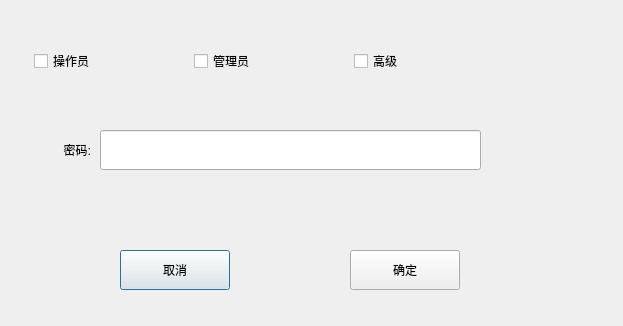
<?xml version="1.0" encoding="UTF-8"?>
<ui version="4.0">
 <class>LoginDialog</class>
 <widget class="QDialog" name="LoginDialog">
  <property name="geometry">
   <rect>
    <x>0</x>
    <y>0</y>
    <width>623</width>
    <height>326</height>
   </rect>
  </property>
  <property name="windowTitle">
   <string>Dialog</string>
  </property>
  <widget class="QLineEdit" name="eidtPasswd">
   <property name="geometry">
    <rect>
     <x>100</x>
     <y>130</y>
     <width>381</width>
     <height>40</height>
    </rect>
   </property>
   <property name="minimumSize">
    <size>
     <width>0</width>
     <height>40</height>
    </size>
   </property>
   <property name="maximumSize">
    <size>
     <width>16777215</width>
     <height>40</height>
    </size>
   </property>
   <property name="frame">
    <bool>true</bool>
   </property>
   <property name="echoMode">
    <enum>QLineEdit::Password</enum>
   </property>
  </widget>
  <widget class="QLabel" name="label">
   <property name="geometry">
    <rect>
     <x>10</x>
     <y>130</y>
     <width>81</width>
     <height>40</height>
    </rect>
   </property>
   <property name="minimumSize">
    <size>
     <width>0</width>
     <height>40</height>
    </size>
   </property>
   <property name="maximumSize">
    <size>
     <width>16777215</width>
     <height>40</height>
    </size>
   </property>
   <property name="text">
    <string>密码:</string>
   </property>
   <property name="alignment">
    <set>Qt::AlignRight|Qt::AlignTrailing|Qt::AlignVCenter</set>
   </property>
  </widget>
  <widget class="QPushButton" name="btnCancle">
   <property name="geometry">
    <rect>
     <x>120</x>
     <y>250</y>
     <width>110</width>
     <height>40</height>
    </rect>
   </property>
   <property name="text">
    <string>取消</string>
   </property>
  </widget>
  <widget class="QPushButton" name="btnOK">
   <property name="geometry">
    <rect>
     <x>350</x>
     <y>250</y>
     <width>110</width>
     <height>40</height>
    </rect>
   </property>
   <property name="text">
    <string>确定</string>
   </property>
  </widget>
  <widget class="QWidget" name="layoutWidget">
   <property name="geometry">
    <rect>
     <x>20</x>
     <y>40</y>
     <width>491</width>
     <height>42</height>
    </rect>
   </property>
   <layout class="QHBoxLayout" name="horizontalLayout">
    <item>
     <widget class="QCheckBox" name="chboxOperator">
      <property name="minimumSize">
       <size>
        <width>140</width>
        <height>40</height>
       </size>
      </property>
      <property name="maximumSize">
       <size>
        <width>140</width>
        <height>40</height>
       </size>
      </property>
      <property name="text">
       <string>操作员</string>
      </property>
     </widget>
    </item>
    <item>
     <widget class="QCheckBox" name="chboxAdmin">
      <property name="minimumSize">
       <size>
        <width>140</width>
        <height>40</height>
       </size>
      </property>
      <property name="maximumSize">
       <size>
        <width>140</width>
        <height>40</height>
       </size>
      </property>
      <property name="text">
       <string>管理员</string>
      </property>
     </widget>
    </item>
    <item>
     <widget class="QCheckBox" name="chboxAdvance">
      <property name="minimumSize">
       <size>
        <width>140</width>
        <height>40</height>
       </size>
      </property>
      <property name="maximumSize">
       <size>
        <width>140</width>
        <height>40</height>
       </size>
      </property>
      <property name="text">
       <string>高级</string>
      </property>
     </widget>
    </item>
   </layout>
  </widget>
 </widget>
 <resources/>
 <connections/>
</ui>
